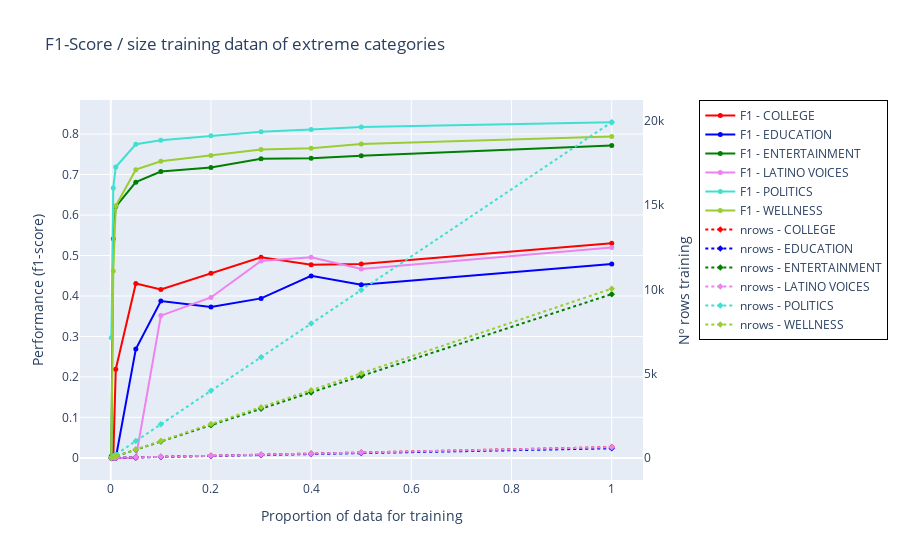

Notebook source saved alongside this figure:
### Code cell
top_categories(sim_tops_b)

### Figure 1 — Plotly figure (JSON) as saved in the notebook; plotly's stock layout.template omitted (floating-point values rounded to 4 significant figures)
{"data": [{"marker": {"color": "red", "size": 5, "symbol": "circle"}, "mode": "lines+markers", "name": "F1 - COLLEGE", "type": "scatter", "x": [0.001, 0.005, 0.01, 0.05, 0.1, 0.2, 0.3, 0.4, 0.5, 1.0], "y": [0.0, 0.0, 0.2192, 0.431, 0.4163, 0.4563, 0.4955, 0.4772, 0.4788, 0.5304], "yaxis": "y"}, {"marker": {"color": "blue", "size": 5, "symbol": "circle"}, "mode": "lines+markers", "name": "F1 - EDUCATION", "type": "scatter", "x": [0.001, 0.005, 0.01, 0.05, 0.1, 0.2, 0.3, 0.4, 0.5, 1.0], "y": [0.0, 0.0, 0.0, 0.2688, 0.3876, 0.3727, 0.3941, 0.4496, 0.4278, 0.4788], "yaxis": "y"}, {"marker": {"color": "green", "size": 5, "symbol": "circle"}, "mode": "lines+markers", "name": "F1 - ENTERTAINMENT", "type": "scatter", "x": [0.001, 0.005, 0.01, 0.05, 0.1, 0.2, 0.3, 0.4, 0.5, 1.0], "y": [0.004198, 0.5413, 0.621, 0.6813, 0.7075, 0.7172, 0.7393, 0.7405, 0.7467, 0.772], "yaxis": "y"}, {"marker": {"color": "violet", "size": 5, "symbol": "circle"}, "mode": "lines+markers", "name": "F1 - LATINO VOICES", "type": "scatter", "x": [0.001, 0.005, 0.01, 0.05, 0.1, 0.2, 0.3, 0.4, 0.5, 1.0], "y": [0.0, 0.0, 0.0, 0.0, 0.3515, 0.3964, 0.4864, 0.4958, 0.4669, 0.52], "yaxis": "y"}, {"marker": {"color": "turquoise", "size": 5, "symbol": "circle"}, "mode": "lines+markers", "name": "F1 - POLITICS", "type": "scatter", "x": [0.001, 0.005, 0.01, 0.05, 0.1, 0.2, 0.3, 0.4, 0.5, 1.0], "y": [0.2965, 0.6669, 0.7187, 0.7748, 0.785, 0.7962, 0.8059, 0.8113, 0.8173, 0.8295], "yaxis": "y"}, {"marker": {"color": "yellowgreen", "size": 5, "symbol": "circle"}, "mode": "lines+markers", "name": "F1 - WELLNESS", "type": "scatter", "x": [0.001, 0.005, 0.01, 0.05, 0.1, 0.2, 0.3, 0.4, 0.5, 1.0], "y": [0.0, 0.4619, 0.6226, 0.7121, 0.7327, 0.7471, 0.7619, 0.7651, 0.7756, 0.7941], "yaxis": "y"}, {"line": {"dash": "dot"}, "marker": {"color": "red", "size": 5, "symbol": "diamond"}, "mode": "lines+markers", "name": "nrows - COLLEGE", "type": "scatter", "x": [0.001, 0.005, 0.01, 0.05, 0.1, 0.2, 0.3, 0.4, 0.5, 1.0], "y": [1.0, 3.0, 6.0, 32.0, 64.0, 128.0, 192.0, 256.0, 321.0, 641.0], "yaxis": "y2"}, {"line": {"dash": "dot"}, "marker": {"color": "blue", "size": 5, "symbol": "diamond"}, "mode": "lines+markers", "name": "nrows - EDUCATION", "type": "scatter", "x": [0.001, 0.005, 0.01, 0.05, 0.1, 0.2, 0.3, 0.4, 0.5, 1.0], "y": [1.0, 3.0, 6.0, 28.0, 57.0, 114.0, 170.0, 227.0, 284.0, 568.0], "yaxis": "y2"}, {"line": {"dash": "dot"}, "marker": {"color": "green", "size": 5, "symbol": "diamond"}, "mode": "lines+markers", "name": "nrows - ENTERTAINMENT", "type": "scatter", "x": [0.001, 0.005, 0.01, 0.05, 0.1, 0.2, 0.3, 0.4, 0.5, 1.0], "y": [8.0, 49.0, 98.0, 486.0, 972.0, 1945.0, 2917.0, 3889.0, 4861.0, 9722.0], "yaxis": "y2"}, {"line": {"dash": "dot"}, "marker": {"color": "violet", "size": 5, "symbol": "diamond"}, "mode": "lines+markers", "name": "nrows - LATINO VOICES", "type": "scatter", "x": [0.001, 0.005, 0.01, 0.05, 0.1, 0.2, 0.3, 0.4, 0.5, 1.0], "y": [1.0, 3.0, 6.0, 32.0, 63.0, 126.0, 190.0, 253.0, 317.0, 633.0], "yaxis": "y2"}, {"line": {"dash": "dot"}, "marker": {"color": "turquoise", "size": 5, "symbol": "diamond"}, "mode": "lines+markers", "name": "nrows - POLITICS", "type": "scatter", "x": [0.001, 0.005, 0.01, 0.05, 0.1, 0.2, 0.3, 0.4, 0.5, 1.0], "y": [21.0, 100.0, 199.0, 997.0, 1993.0, 3987.0, 5981.0, 7974.0, 9969.0, 19940.0], "yaxis": "y2"}, {"line": {"dash": "dot"}, "marker": {"color": "yellowgreen", "size": 5, "symbol": "diamond"}, "mode": "lines+markers", "name": "nrows - WELLNESS", "type": "scatter", "x": [0.001, 0.005, 0.01, 0.05, 0.1, 0.2, 0.3, 0.4, 0.5, 1.0], "y": [11.0, 50.0, 101.0, 502.0, 1005.0, 2009.0, 3014.0, 4019.0, 5025.0, 10050.0], "yaxis": "y2"}], "layout": {"legend": {"bordercolor": "Black", "borderwidth": 1, "x": 1.1, "y": 1}, "title": {"text": "F1-Score / size training datan of extreme categories "}, "xaxis": {"title": {"text": "Proportion of data for training"}}, "yaxis": {"title": {"text": "Performance (f1-score)"}}, "yaxis2": {"overlaying": "y", "showgrid": false, "side": "right", "title": {"text": "Nº rows training"}}}}
